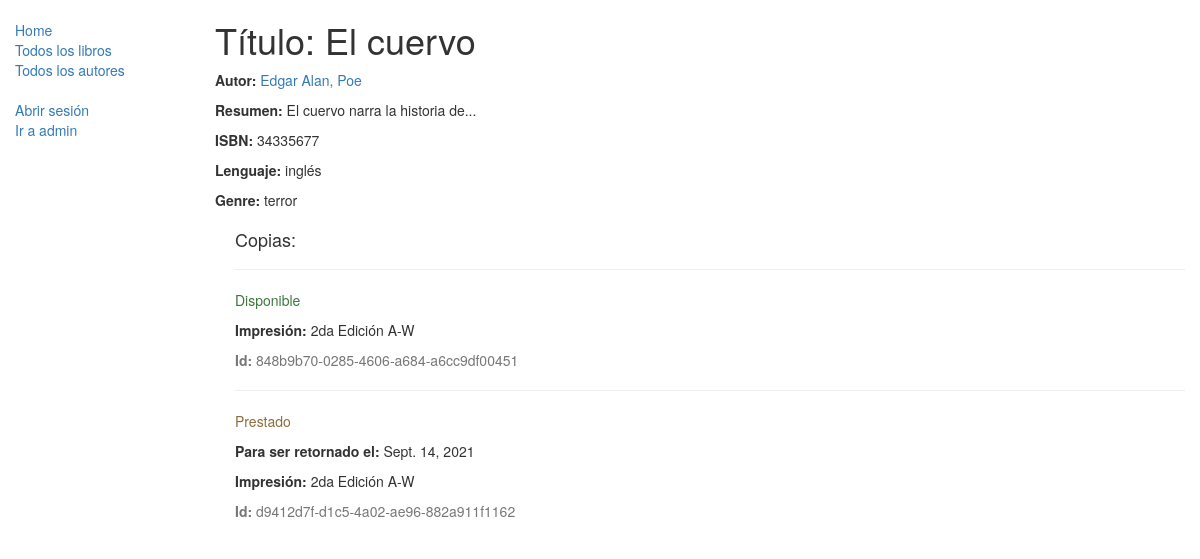
/catalogo/libro/2, run on the app's committed database.
### catalogo/models.py (models this page shows, shortened)
class Libro(models.Model):
    titulo = models.CharField(max_length=200)
    autor = models.ForeignKey('Autor', on_delete=models.SET_NULL, null=True)
    resumen = models.TextField(max_length=1000, help_text="Ingrese una breve descripción del libro")
    isbn = models.CharField('ISBN',max_length=13, help_text='hasta 13 Caracteres <a href="https://www.isbn-international.org/content/what-isbn">ISBN number</a>')
    genero = models.ManyToManyField(Genero, help_text="seleccione un genero para este libro.")
    lenguaje = models.ForeignKey('Lenguaje', on_delete=models.SET_NULL, null=True)
    def display_genero(self):
        """
        Creates a string for the Genero. This is required to display genre in Admin."""
        return ', '.join([ genero.nombre for genero in self.genero.all()[:3] ])
    display_genero.short_description = 'Genero'

class Autor(models.Model):
    nombre = models.CharField(max_length=100)
    apellido = models.CharField(max_length=100)
    fecha_nacimiento = models.DateField(null=True, blank=True)
    fecha_muerte = models.DateField('Muerte', null=True, blank=True)
    def __str__(self):
        return '%s, %s' % (self.nombre, self.apellido)

class Lenguaje(models.Model):
    nombre = models.CharField(max_length=200,
                            help_text="Introduzca el idioma del libro.")
    def __str__(self):
        return self.nombre

class Genero(models.Model):
    nombre = models.CharField(max_length=200, help_text="Ingrese el tipo de género (p. ej. Ciencia Ficción, Poesía Francesa etc.)")
    def __str__(self):
        return self.nombre

class EjemplarEspecifico(models.Model):
    id = models.UUIDField(primary_key=True, default=uuid.uuid4, help_text="ID único para este libro particular en toda la biblioteca")
    libro = models.ForeignKey('Libro', on_delete=models.SET_NULL, null=True)
    impresion = models.CharField(max_length=200)
    devolucion = models.DateField(null=True, blank=True)
    prestatario = models.ForeignKey(User, on_delete=models.SET_NULL, null=True, blank=True) #Note que el argumento de primero en la instanciación del objeto/clase, models.ForeingKey, User, representa una tabla o clase implicita de django, consistente en todos los usuarios de la aplicación django, guardados en la base de datos.
    campoConstante = 'xxx' #Podemos meter un atributo-campo como una constante simbólica. Todos los registros o filas tendrán este valor en su campo o columna.
    PRESTAMO_STATUS = (
        ('m', 'Mantenimiento'),
        ('p', 'Prestado'),
        ('d', 'Disponible'),
        ('r', 'Reservado'),
    )
    status = models.CharField(max_length=1, choices=PRESTAMO_STATUS, blank=True, default='m', help_text='Estatus en que se encuentra actualmente el ejemplar específico.')
    class Meta:
        ordering = ["devolucion"]
        permissions = (("permisoBibliotecario1", "Permiso tipo 1 sólo para bibliotecarios"), ("permisoBibliotecario2", "Permiso tipo 2 sólo para bibliotecarios"), ("unPermisoX", "Un permiso de hacer x cosa a x usuario."), )

### catalogo/views.py (the view)
class VistaDetalleDeLibro(generic.DetailView):
    model = Libro  #Mismo modelo Libro, distinto tipo de vista genérica (generic.DetailView)

### catalogo/templates/catalogo/libro_detail.html (shortened to what this page needs)
{% extends "base_generica.html" %}
{% block content %}
  <h1>Título: {{ libro.titulo }}</h1>
  <p><strong>Autor:</strong> <a href="{% url 'autor-detail' libro.autor.pk %}">{{ libro.autor }}</a></p>
  <p><strong>Resumen:</strong> {{ libro.resumen }}</p>
  <p><strong>ISBN:</strong> {{ libro.isbn }}</p>
  <p><strong>Lenguaje:</strong> {{ libro.lenguaje }}</p>
  <p><strong>Genre:</strong> {% for genero in libro.genero.all %} {{ genero }}{% if not forloop.last %}, {% endif %}{% endfor %}</p>
  <div style="margin-left:20px;margin-top:20px">
    <h4>Copias:</h4>
    {% for copy in libro.ejemplarespecifico_set.all %}
    <hr>
    <p class="{% if copy.status == 'd' %}text-success{% elif copy.status == 'm' %}text-danger{% else %}text-warning{% endif %}">{{ copy.get_status_display }}</p>{% if copy.status ==... dentro de la etiqueta de marcado de apertura de párrafo.-->
    {% if copy.status != 'd' %}<p><strong>Para ser retornado el:</strong> {{copy.devolucion}}</p>{% endif %}
    <p><strong>Impresión:</strong> {{copy.impresion}}</p>
    <p class="text-muted"><strong>Id:</strong> {{copy.id}}</p>
    {% endfor %}
  </div>
{% endblock %}

### data on the page
Libro: titulo "El cuervo", autor "Edgar Alan, Poe", resumen "El cuervo narra la historia de...", isbn "34335677", lenguaje "inglés"
Genero: nombre "terror"
EjemplarEspecifico: status "Disponible", impresion "2da Edición A-W", id "848b9b70-0285-4606-a684-a6cc9df00451"
EjemplarEspecifico: status "Prestado", devolucion "Sept. 14, 2021", impresion "2da Edición A-W", id "d9412d7f-d1c5-4a02-ae96-882a911f1162"
